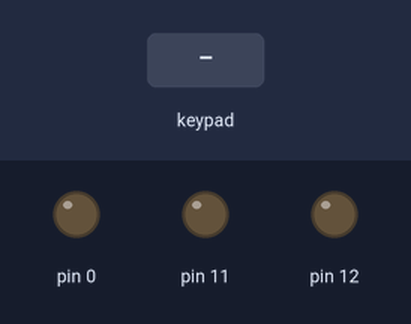
Simulated run of this sketch. Board: Arduino Uno, built with avr-gcc and run on an emulated ATmega328P. Shown: output pins drawn as LEDs (lit = HIGH). Dashed ring = blinking. Inputs (shaded band) come from the test bench.

Above: at 1.2 s.
1.3 s: key '2' pressed
At 1.8 s:
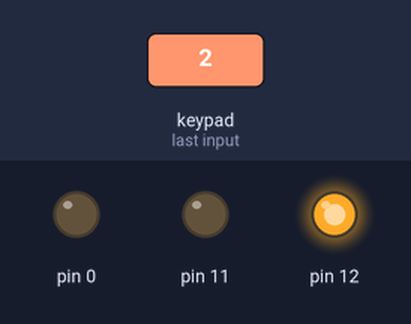
At 2.6 s:
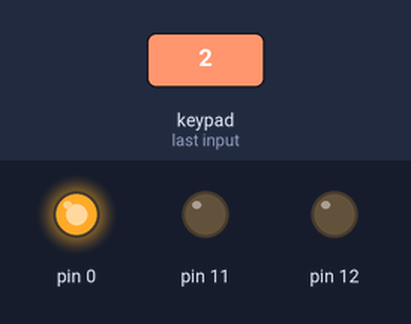
4.3 s: keypad keys 9 8 7 6 pressed 0.4 s apart
At 5.1 s:
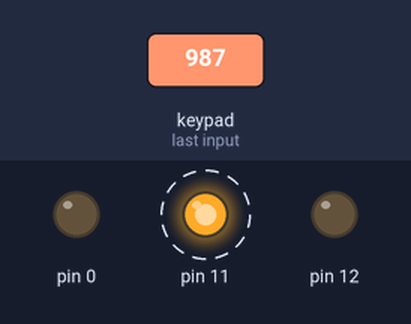
Timing chart, 0 to 9.9 s (numbered marks = the images above; inputs shaded):
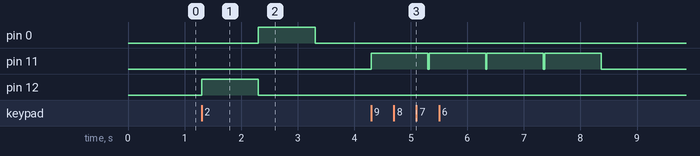

Measured:
- after the input at 1.3 s, pin 0: LOW → HIGH after 1.0 s, → LOW 1.0 s later; pin 12: LOW → HIGH at once, → LOW 1.0 s later
- after the input at 4.3 s, pin 11: alternates HIGH for 1.0 s and LOW for 0.02 s, 8 changes in all, then stays LOW, starting at once

The sketch:

KEYPAD_TEST.ino
```cpp
#include <Keypad.h>

const byte rows = 4;
const byte cols = 4;
char keys [rows][cols] = {
  {'1','2','3','A'},
  {'4','5','6','B'},
  {'7','8','9','C'},
  {'*','0','#','D'}
};
byte rowPins[rows] = {9, 8, 7, 6};
byte colPins[cols] = {5, 4, 3, 2};
Keypad keypad =Keypad( makeKeymap(keys),rowPins,colPins,rows,cols );

void setup() {
  pinMode(12, OUTPUT);
  pinMode(11, OUTPUT);
  pinMode(0, OUTPUT);
}

void loop()
{
  char key = keypad.getKey();
  if(key)  // Check for a valid key.
  {
    switch (key) //#1
    {
      case '2':
        digitalWrite(12, HIGH);
        delay(1000);
        digitalWrite(12, LOW);
/////////////////////////////////////////
    digitalWrite(0, HIGH);
    while (key == NO_KEY);
    {}
    delay(1000);
    digitalWrite(0, LOW);

    switch (key) //#2
    {
      case '5':
        digitalWrite(12, HIGH);
        delay(1000);
        digitalWrite(12, LOW);
/////////////////////////////////////////
    switch (key) //#3
    {
      case '8':
        digitalWrite(12, HIGH);
        delay(1000);
        digitalWrite(12, LOW);
//////////////////////////////////////////
    switch (key) //#4
    {
      case '0':
        digitalWrite(12, HIGH);
        delay(1000);
        digitalWrite(12, LOW);
        break; //#4
    }
///////////////////////////////////////////
        break; //#3
    }
///////////////////////////////////////////
        break; //#2
    }
///////////////////////////////////////////
   break;//#1

      default:
        digitalWrite(11, HIGH);
        delay(1000);
        digitalWrite(11, LOW);
        break;
    }
  }
}
```
